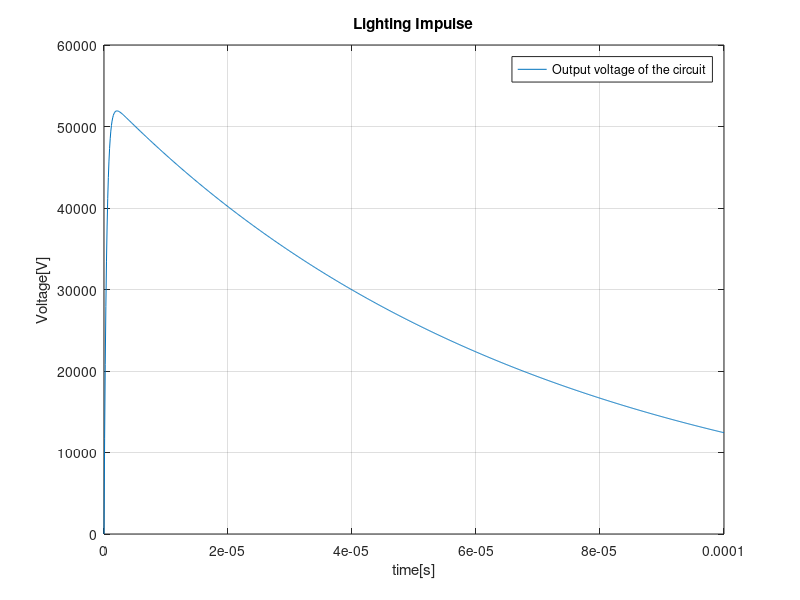

The MATLAB script that drew this image:
%HV 2011
clc
clear all
close all
%PARAMETERS for type b!!!!!
R2=9500;
C1=10e-9;
C2=1.2e-9;
Vo=60000;
alfa1=(1/(68.2e-6));
alfa2=(1/(0.405e-6));
R1=(1/(2*C2))*((1/alfa1)+(1/alfa2)-sqrt((((1/alfa1)+(1/alfa2))^2)-4*(C1+C2)/(alfa1*alfa2*C1)))


k=R1*C2;
t=[0:1e-7:0.0001];
V=(Vo/k)*(1/(alfa2-alfa1))*(exp(-alfa1*t)-exp(-alfa2*t));
eficiency=1/(1+(C2/C1))
figure(1)
plot(t,V)
title('Lighting Impulse')
ylabel('Voltage[V]')
xlabel('time[s]')
legend('Output voltage of the circuit')
grid on